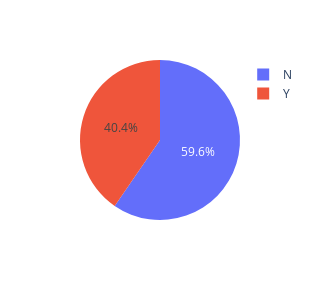

Notebook source saved alongside this figure:
### Code cell
px.pie(dados, 'ExerciseAngina', width=300, height=300)

### Figure 1 — Plotly figure (JSON) as saved in the notebook; plotly's stock layout.template omitted (floating-point values rounded to 4 significant figures; data arrays with more than 128 entries replaced by an {"elided": "..."} marker saying what was removed)
{"data": [{"domain": {"x": [0, 1], "y": [0, 1]}, "hovertemplate": "ExerciseAngina=%{label}<extra></extra>", "labels": {"elided": "918 str values"}, "legendgroup": "", "name": "", "showlegend": true, "type": "pie"}], "layout": {"height": 300, "legend": {"tracegroupgap": 0}, "margin": {"t": 60}, "width": 300}}
